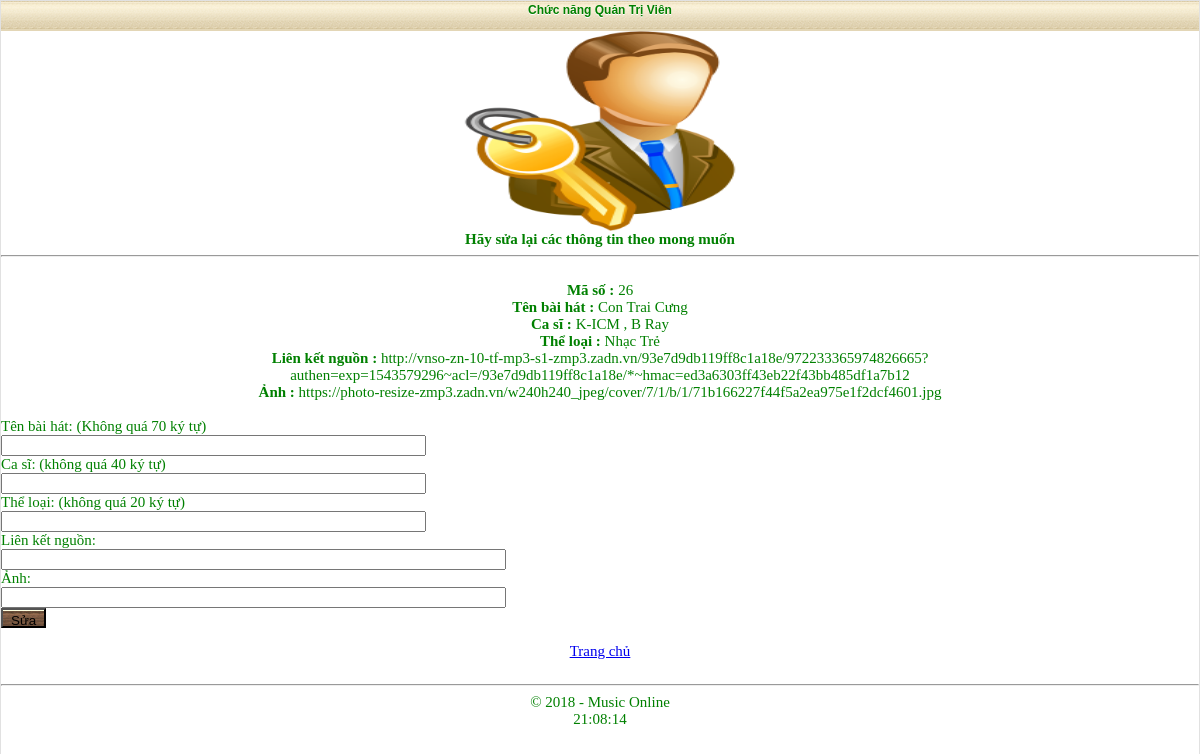
The page /choosing.php?mod=sua_bh&&maso=26 (signed in) on the database its author committed.
### tables this page shows
CREATE TABLE `baihat` (
  `idBH` int(20) NOT NULL,
  `TenBH` varchar(100) NOT NULL,
  `theloai` varchar(50) NOT NULL,
  `casi` varchar(50) NOT NULL,
  `mp3` text NOT NULL,
  `anh` text NOT NULL
);

### system/include/settings.inc (called while the page is built, shortened)
<?php
if (isset ($_SESSION['log']) && isset ($_SESSION['pass'])) {
    $log = $_SESSION['log'];
    $pas = $_SESSION['pass'];
}
elseif (isset ($_COOKIE['log']) && isset ($_COOKIE['pas'])) {
    $log = base64_decode($_COOKIE['log']);
    $_SESSION['log'] = $log;
    $pas = $_COOKIE['pas'];
    $_SESSION['pass'] = $pas;
}
$req = mysql_query("SELECT * FROM `users` WHERE `usr` = '$log' and `pass`='$pas' LIMIT 1");
$avto = mysql_num_rows($req);
if ($avto == 1)
    $thonline = 1;
?>

### choosing.php (the view, shortened to what this page needs)
<?php
include('system/include/settings.inc');
include('system/include/head.inc');
echo '<div class="title"><center>Chức năng Quản Trị Viên</center></div><div>';
if($thonline == 1)
{
    echo '<center><img src="qtv.png" width="30%" height="25%"></center>';
switch($_GET[mod])
{
case 'sua_bh':
     $id=abs(intval($_GET['maso']));
    $req1 = mysql_query("SELECT * FROM `baihat` WHERE `idBH`='$id'");
    $b = mysql_fetch_array($req1);
$avto1=mysql_num_rows($req1);
if($avto1<1)
{
    echo '<div id="thongbao">Bài hát không tồn tại.</div><br>';
break;
}
else
{
    echo '<b><center>Hãy sửa lại các thông tin theo mong muốn<hr>
    <br>Mã số :</b> '.$id.'
    <br><b>Tên bài hát :</b> '.$b[TenBH].'
    <br><b>Ca sĩ :</b> '.$b[casi].'
    <br><b>Thể loại :</b> '.$b[theloai].'
    <br><b>Liên kết nguồn :</b> '.$b[mp3].'
    <br><b>Ảnh :</b> '.$b[anh].'</b></center><br>';
    echo '<form action="choosing.php?mod=sua&id='.$id.'" method="post">';
echo"Tên bài hát: (Không quá 70 ký tự)<br/>
<input class='input' type=\"text\" value=\"\" size=\"50\" name=\"ten\"/><br/>
Ca sĩ: (không quá 40 ký tự)<br/>
<input class='input' type=\"text\" value=\"\" size=\"50\" name=\"casi\"/><br/>
Thể loại: (không quá 20 ký tự)<br/>
<input class='input' type=\"text\" value=\"\" size=\"50\" name=\"theloai\"/><br/>
Liên kết nguồn:<br/>
<input class='input' type=\"text\" value=\"\" size=\"60\" name=\"duongdan\"/><br/>
Ảnh:<br/>
<input class='input' type=\"text\" value=\"\" size=\"60\" name=\"anh\"/><br/>
<input class=\"button\" type=\"submit\" value=\"Sửa\" /></form>";
}
break;
}
echo '<a href="?"><center>Trang chủ</center></a><br>';
}else{
header ('Location: index.php');
}
echo '<hr>';
include('system/include/end.inc');
?>

### system/themes/style2.css (style rules this page uses)
.title { font-size:12px; font-family:Geneva, Arial, Helvetica, sans-serif; background:#E3D6B6 url(razdel.png) repeat-x; padding-right: 0px; padding-left: 0px; height: 28px; font-weight: bold; text-align: left; text-shadow: #fff 0px 1px 0px; padding-top: 2px; }
.button { text-align:center; height:20px; white-space:normal; background-repeat: no-repeat; background-position: center top; font-weight: normal; background-color: #F9F1D9; background-image: url(bottom2.png); padding-top: 3px; padding-right: 8px; padding-bottom: 1px; padding-left: 8px; }

### rows shown on the page
baihat: TenBH "Con Trai Cưng", casi "K-ICM , B Ray", theloai "Nhạc Trẻ", mp3 "http://vnso-zn-10-tf-mp3-s1-zmp3.zadn.vn/93e7d9db119ff8c1a18e/972233365974826665?authen=exp=1543579296~acl=/93e7d9db119ff8c1a18e/*~hmac=ed3a6303ff43eb22f43bb485df1a7b12", anh "https://photo-resize-zmp3.zadn.vn/w240h240_jpeg/cover/7/1/b/1/71b166227f44f5a2ea975e1f2dcf4601.jpg"

### other values the page prints
$id "26"
